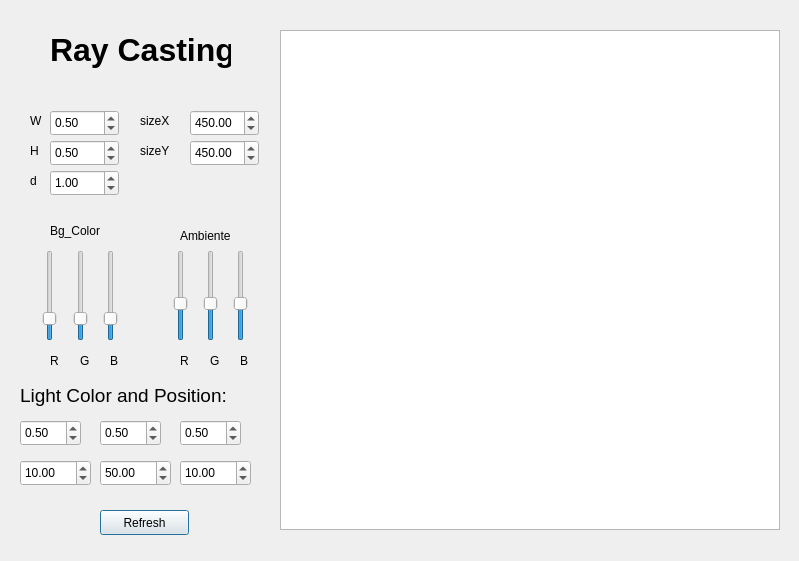
<?xml version="1.0" encoding="UTF-8"?>
<ui version="4.0">
 <class>RayCasting</class>
 <widget class="QDialog" name="RayCasting">
  <property name="geometry">
   <rect>
    <x>0</x>
    <y>0</y>
    <width>799</width>
    <height>561</height>
   </rect>
  </property>
  <property name="windowTitle">
   <string>Dialog</string>
  </property>
  <widget class="QLabel" name="label_20">
   <property name="geometry">
    <rect>
     <x>30</x>
     <y>110</y>
     <width>16</width>
     <height>21</height>
    </rect>
   </property>
   <property name="text">
    <string>W</string>
   </property>
  </widget>
  <widget class="QGraphicsView" name="graphicsView">
   <property name="geometry">
    <rect>
     <x>280</x>
     <y>30</y>
     <width>500</width>
     <height>500</height>
    </rect>
   </property>
  </widget>
  <widget class="QLabel" name="label_12">
   <property name="geometry">
    <rect>
     <x>210</x>
     <y>350</y>
     <width>16</width>
     <height>21</height>
    </rect>
   </property>
   <property name="text">
    <string>G</string>
   </property>
  </widget>
  <widget class="QLabel" name="label_19">
   <property name="geometry">
    <rect>
     <x>140</x>
     <y>140</y>
     <width>51</width>
     <height>21</height>
    </rect>
   </property>
   <property name="text">
    <string>sizeY</string>
   </property>
  </widget>
  <widget class="QLabel" name="label_7">
   <property name="geometry">
    <rect>
     <x>50</x>
     <y>350</y>
     <width>16</width>
     <height>21</height>
    </rect>
   </property>
   <property name="text">
    <string>R</string>
   </property>
  </widget>
  <widget class="QLabel" name="label_11">
   <property name="geometry">
    <rect>
     <x>180</x>
     <y>350</y>
     <width>16</width>
     <height>21</height>
    </rect>
   </property>
   <property name="text">
    <string>R</string>
   </property>
  </widget>
  <widget class="QSlider" name="bgG">
   <property name="geometry">
    <rect>
     <x>70</x>
     <y>250</y>
     <width>21</width>
     <height>91</height>
    </rect>
   </property>
   <property name="maximum">
    <number>255</number>
   </property>
   <property name="value">
    <number>51</number>
   </property>
   <property name="orientation">
    <enum>Qt::Vertical</enum>
   </property>
  </widget>
  <widget class="QSlider" name="bgR">
   <property name="enabled">
    <bool>true</bool>
   </property>
   <property name="geometry">
    <rect>
     <x>40</x>
     <y>250</y>
     <width>20</width>
     <height>91</height>
    </rect>
   </property>
   <property name="maximum">
    <number>255</number>
   </property>
   <property name="value">
    <number>51</number>
   </property>
   <property name="orientation">
    <enum>Qt::Vertical</enum>
   </property>
  </widget>
  <widget class="QDoubleSpinBox" name="sizeY">
   <property name="geometry">
    <rect>
     <x>190</x>
     <y>140</y>
     <width>69</width>
     <height>26</height>
    </rect>
   </property>
   <property name="maximum">
    <double>499.990000000000009</double>
   </property>
   <property name="value">
    <double>450.000000000000000</double>
   </property>
  </widget>
  <widget class="QLabel" name="label_9">
   <property name="geometry">
    <rect>
     <x>110</x>
     <y>350</y>
     <width>16</width>
     <height>21</height>
    </rect>
   </property>
   <property name="text">
    <string>B</string>
   </property>
  </widget>
  <widget class="QLabel" name="label_13">
   <property name="geometry">
    <rect>
     <x>50</x>
     <y>210</y>
     <width>81</width>
     <height>41</height>
    </rect>
   </property>
   <property name="text">
    <string>Bg_Color</string>
   </property>
  </widget>
  <widget class="QSlider" name="bgB">
   <property name="geometry">
    <rect>
     <x>100</x>
     <y>250</y>
     <width>21</width>
     <height>91</height>
    </rect>
   </property>
   <property name="maximum">
    <number>255</number>
   </property>
   <property name="value">
    <number>51</number>
   </property>
   <property name="orientation">
    <enum>Qt::Vertical</enum>
   </property>
  </widget>
  <widget class="QSlider" name="iaB">
   <property name="geometry">
    <rect>
     <x>230</x>
     <y>250</y>
     <width>21</width>
     <height>91</height>
    </rect>
   </property>
   <property name="maximum">
    <number>255</number>
   </property>
   <property name="value">
    <number>102</number>
   </property>
   <property name="orientation">
    <enum>Qt::Vertical</enum>
   </property>
  </widget>
  <widget class="QDoubleSpinBox" name="sizeX">
   <property name="geometry">
    <rect>
     <x>190</x>
     <y>110</y>
     <width>69</width>
     <height>26</height>
    </rect>
   </property>
   <property name="maximum">
    <double>499.990000000000009</double>
   </property>
   <property name="value">
    <double>450.000000000000000</double>
   </property>
  </widget>
  <widget class="QLabel" name="label_18">
   <property name="geometry">
    <rect>
     <x>140</x>
     <y>110</y>
     <width>51</width>
     <height>21</height>
    </rect>
   </property>
   <property name="text">
    <string>sizeX</string>
   </property>
  </widget>
  <widget class="QSlider" name="iaG">
   <property name="geometry">
    <rect>
     <x>200</x>
     <y>250</y>
     <width>21</width>
     <height>91</height>
    </rect>
   </property>
   <property name="maximum">
    <number>255</number>
   </property>
   <property name="value">
    <number>102</number>
   </property>
   <property name="orientation">
    <enum>Qt::Vertical</enum>
   </property>
  </widget>
  <widget class="QDoubleSpinBox" name="w">
   <property name="geometry">
    <rect>
     <x>50</x>
     <y>110</y>
     <width>69</width>
     <height>26</height>
    </rect>
   </property>
   <property name="maximum">
    <double>999.990000000000009</double>
   </property>
   <property name="value">
    <double>0.500000000000000</double>
   </property>
  </widget>
  <widget class="QSlider" name="iaR">
   <property name="geometry">
    <rect>
     <x>170</x>
     <y>250</y>
     <width>21</width>
     <height>91</height>
    </rect>
   </property>
   <property name="inputMethodHints">
    <set>Qt::ImhNone</set>
   </property>
   <property name="maximum">
    <number>255</number>
   </property>
   <property name="value">
    <number>102</number>
   </property>
   <property name="orientation">
    <enum>Qt::Vertical</enum>
   </property>
  </widget>
  <widget class="QLabel" name="label_10">
   <property name="geometry">
    <rect>
     <x>240</x>
     <y>350</y>
     <width>16</width>
     <height>21</height>
    </rect>
   </property>
   <property name="text">
    <string>B</string>
   </property>
  </widget>
  <widget class="QDoubleSpinBox" name="h">
   <property name="geometry">
    <rect>
     <x>50</x>
     <y>140</y>
     <width>69</width>
     <height>26</height>
    </rect>
   </property>
   <property name="maximum">
    <double>999.990000000000009</double>
   </property>
   <property name="value">
    <double>0.500000000000000</double>
   </property>
  </widget>
  <widget class="QLabel" name="label_15">
   <property name="geometry">
    <rect>
     <x>180</x>
     <y>220</y>
     <width>71</width>
     <height>31</height>
    </rect>
   </property>
   <property name="text">
    <string>Ambiente</string>
   </property>
  </widget>
  <widget class="QDoubleSpinBox" name="d">
   <property name="geometry">
    <rect>
     <x>50</x>
     <y>170</y>
     <width>69</width>
     <height>26</height>
    </rect>
   </property>
   <property name="value">
    <double>1.000000000000000</double>
   </property>
  </widget>
  <widget class="QLabel" name="label_22">
   <property name="geometry">
    <rect>
     <x>30</x>
     <y>170</y>
     <width>16</width>
     <height>21</height>
    </rect>
   </property>
   <property name="text">
    <string>d</string>
   </property>
  </widget>
  <widget class="QLabel" name="label_21">
   <property name="geometry">
    <rect>
     <x>30</x>
     <y>140</y>
     <width>16</width>
     <height>21</height>
    </rect>
   </property>
   <property name="text">
    <string>H</string>
   </property>
  </widget>
  <widget class="QLabel" name="label_8">
   <property name="geometry">
    <rect>
     <x>80</x>
     <y>350</y>
     <width>16</width>
     <height>21</height>
    </rect>
   </property>
   <property name="text">
    <string>G</string>
   </property>
  </widget>
  <widget class="QPushButton" name="pushButton">
   <property name="geometry">
    <rect>
     <x>100</x>
     <y>510</y>
     <width>89</width>
     <height>25</height>
    </rect>
   </property>
   <property name="text">
    <string>Refresh</string>
   </property>
  </widget>
  <widget class="QLabel" name="label">
   <property name="geometry">
    <rect>
     <x>50</x>
     <y>20</y>
     <width>181</width>
     <height>61</height>
    </rect>
   </property>
   <property name="text">
    <string>&lt;html&gt;&lt;head/&gt;&lt;body&gt;&lt;p&gt;&lt;span style=&quot; font-size:24pt; font-weight:600;&quot;&gt;Ray Casting&lt;/span&gt;&lt;/p&gt;&lt;/body&gt;&lt;/html&gt;</string>
   </property>
  </widget>
  <widget class="QDoubleSpinBox" name="Lz">
   <property name="geometry">
    <rect>
     <x>180</x>
     <y>460</y>
     <width>71</width>
     <height>26</height>
    </rect>
   </property>
   <property name="minimum">
    <double>-9999.000000000000000</double>
   </property>
   <property name="maximum">
    <double>9999.000000000000000</double>
   </property>
   <property name="singleStep">
    <double>0.100000000000000</double>
   </property>
   <property name="value">
    <double>10.000000000000000</double>
   </property>
  </widget>
  <widget class="QDoubleSpinBox" name="G">
   <property name="geometry">
    <rect>
     <x>100</x>
     <y>420</y>
     <width>61</width>
     <height>26</height>
    </rect>
   </property>
   <property name="minimum">
    <double>0.000000000000000</double>
   </property>
   <property name="maximum">
    <double>1.000000000000000</double>
   </property>
   <property name="singleStep">
    <double>0.100000000000000</double>
   </property>
   <property name="value">
    <double>0.500000000000000</double>
   </property>
  </widget>
  <widget class="QLabel" name="label_3">
   <property name="geometry">
    <rect>
     <x>20</x>
     <y>380</y>
     <width>221</width>
     <height>31</height>
    </rect>
   </property>
   <property name="font">
    <font>
     <pointsize>14</pointsize>
    </font>
   </property>
   <property name="text">
    <string>Light Color and Position:</string>
   </property>
  </widget>
  <widget class="QDoubleSpinBox" name="B">
   <property name="geometry">
    <rect>
     <x>180</x>
     <y>420</y>
     <width>61</width>
     <height>26</height>
    </rect>
   </property>
   <property name="minimum">
    <double>0.000000000000000</double>
   </property>
   <property name="maximum">
    <double>1.000000000000000</double>
   </property>
   <property name="singleStep">
    <double>0.100000000000000</double>
   </property>
   <property name="value">
    <double>0.500000000000000</double>
   </property>
  </widget>
  <widget class="QDoubleSpinBox" name="Lx">
   <property name="geometry">
    <rect>
     <x>20</x>
     <y>460</y>
     <width>71</width>
     <height>26</height>
    </rect>
   </property>
   <property name="minimum">
    <double>-9999.000000000000000</double>
   </property>
   <property name="maximum">
    <double>9999.000000000000000</double>
   </property>
   <property name="singleStep">
    <double>0.100000000000000</double>
   </property>
   <property name="value">
    <double>10.000000000000000</double>
   </property>
  </widget>
  <widget class="QDoubleSpinBox" name="Ly">
   <property name="geometry">
    <rect>
     <x>100</x>
     <y>460</y>
     <width>71</width>
     <height>26</height>
    </rect>
   </property>
   <property name="minimum">
    <double>-9999.000000000000000</double>
   </property>
   <property name="maximum">
    <double>9999.000000000000000</double>
   </property>
   <property name="singleStep">
    <double>0.100000000000000</double>
   </property>
   <property name="value">
    <double>50.000000000000000</double>
   </property>
  </widget>
  <widget class="QDoubleSpinBox" name="R">
   <property name="geometry">
    <rect>
     <x>20</x>
     <y>420</y>
     <width>61</width>
     <height>26</height>
    </rect>
   </property>
   <property name="minimum">
    <double>0.000000000000000</double>
   </property>
   <property name="maximum">
    <double>1.000000000000000</double>
   </property>
   <property name="singleStep">
    <double>0.100000000000000</double>
   </property>
   <property name="value">
    <double>0.500000000000000</double>
   </property>
  </widget>
 </widget>
 <resources/>
 <connections/>
</ui>
